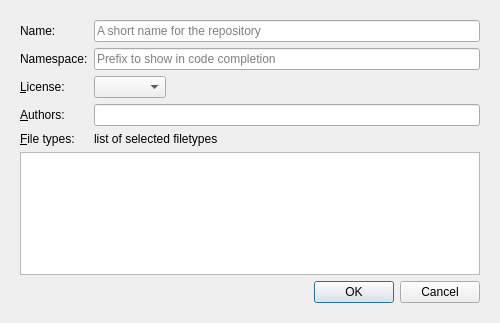
<?xml version="1.0" encoding="UTF-8"?>
<ui version="4.0">
 <class>EditRepositoryBase</class>
 <widget class="QWidget" name="EditRepositoryBase">
  <property name="geometry">
   <rect>
    <x>0</x>
    <y>0</y>
    <width>500</width>
    <height>323</height>
   </rect>
  </property>
  <property name="minimumSize">
   <size>
    <width>500</width>
    <height>0</height>
   </size>
  </property>
  <layout class="QVBoxLayout" name="verticalLayout_2">
   <item>
    <widget class="QWidget" name="widget" native="true">
     <layout class="QFormLayout" name="formLayout">
      <property name="fieldGrowthPolicy">
       <enum>QFormLayout::ExpandingFieldsGrow</enum>
      </property>
      <item row="0" column="0">
       <widget class="QLabel" name="repoNameLabel">
        <property name="text">
         <string>Name:</string>
        </property>
       </widget>
      </item>
      <item row="1" column="0">
       <widget class="QLabel" name="repoNamespaceLabel">
        <property name="text">
         <string>Namespace:</string>
        </property>
       </widget>
      </item>
      <item row="3" column="0">
       <widget class="QLabel" name="repoLicenseLabel">
        <property name="text">
         <string>&amp;License:</string>
        </property>
        <property name="buddy">
         <cstring>repoLicenseEdit</cstring>
        </property>
       </widget>
      </item>
      <item row="3" column="1">
       <widget class="QComboBox" name="repoLicenseEdit"/>
      </item>
      <item row="4" column="0">
       <widget class="QLabel" name="repoAuthorsLabel">
        <property name="text">
         <string>&amp;Authors:</string>
        </property>
        <property name="buddy">
         <cstring>repoAuthorsEdit</cstring>
        </property>
       </widget>
      </item>
      <item row="4" column="1">
       <widget class="KLineEdit" name="repoAuthorsEdit"/>
      </item>
      <item row="5" column="0">
       <widget class="QLabel" name="repoFileTypesLabel">
        <property name="text">
         <string>&amp;File types:</string>
        </property>
        <property name="buddy">
         <cstring>repoFileTypesList</cstring>
        </property>
       </widget>
      </item>
      <item row="5" column="1">
       <widget class="QLabel" name="repoFileTypesListLabel">
        <property name="text">
         <string notr="true">list of selected filetypes</string>
        </property>
       </widget>
      </item>
      <item row="6" column="0" colspan="2">
       <widget class="QListWidget" name="repoFileTypesList"/>
      </item>
      <item row="7" column="0" colspan="2">
       <widget class="QDialogButtonBox" name="buttonBox">
        <property name="standardButtons">
         <set>QDialogButtonBox::Cancel|QDialogButtonBox::Ok</set>
        </property>
       </widget>
      </item>
      <item row="0" column="1">
       <widget class="QLineEdit" name="repoNameEdit">
        <property name="placeholderText">
         <string>A short name for the repository</string>
        </property>
       </widget>
      </item>
      <item row="1" column="1">
       <widget class="QLineEdit" name="repoNamespaceEdit">
        <property name="placeholderText">
         <string>Prefix to show in code completion</string>
        </property>
       </widget>
      </item>
     </layout>
    </widget>
   </item>
  </layout>
 </widget>
 <customwidgets>
  <customwidget>
   <class>KLineEdit</class>
   <extends>QLineEdit</extends>
   <header>klineedit.h</header>
  </customwidget>
 </customwidgets>
 <resources/>
 <connections/>
</ui>
